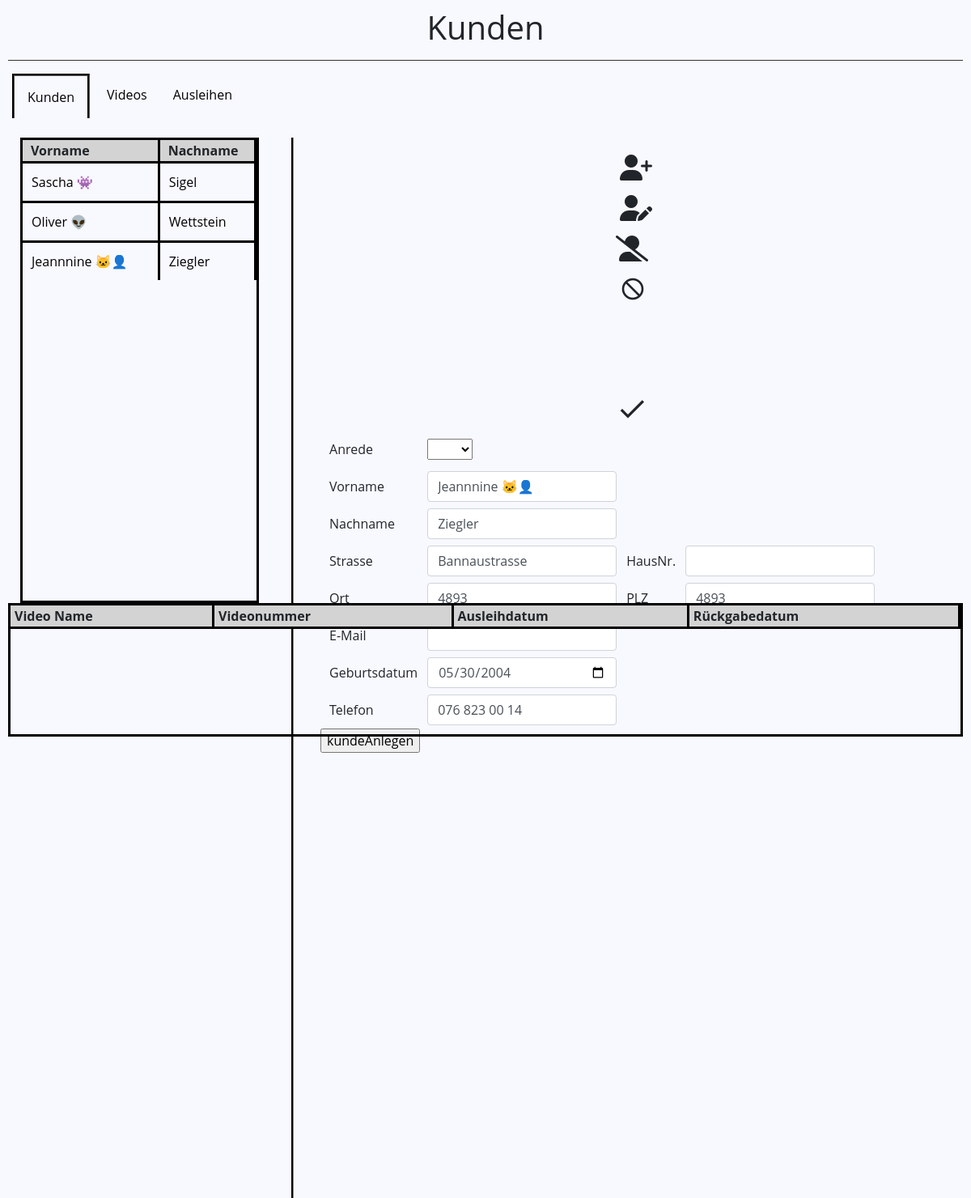
Screenshot of /index_videos.php?kunNummer=1002 with the database file from the repository.
### tables this page shows
create table TKunden (
	KunNummer int unsigned primary key auto_increment,
    KunAnrede enum('Herr', 'Frau'),
    KunVorname varchar(40) not null,
    KunNachname varchar(40) not null,
    KunStrasse varchar(50) not null,
    KunHausnummer varchar(4) not null,
    KunEMail varchar(40) not null,
    KunGebDatum date not null,
    KunTelefon char(16) not null,
    OrtONRP int(5) not null
);

### index_videos.php (the view, shortened to what this page needs)
<?php
require_once "config.php";
if (isset($_GET['kunNummer'])) {
    $kunNummer = $_GET['kunNummer'];
    $sql = "SELECT * FROM TKunden where kunNummer=" . $kunNummer;
    $result = $link->query($sql);
    if ($result->num_rows > 0) {
        while ($row = $result->fetch_assoc()) {
            $kunVorname = $row['KunVorname'];
            $kunNachname = $row['KunNachname'];
            $kunStrasse = $row['KunStrasse'];
            $kunGebDatum = $row['KunGebDatum'];
            $kunTelefon = $row['KunTelefon'];
            $ortONRP = $row['OrtONRP'];
        }
    }
} else if (isset($_POST['kundeAnlegen'])) {
    $sql = "INSERT INTO TKunden (KunAnrede, KunVorname, KunNachname, KunStrasse, KunGebDatum, KunTelefon, OrtONRP)
                      VALUES ('" . $_POST['anrede'] . "','" . $_POST['vn'] . "','" . $_POST['nn'] . "','" . $_POST['str'] . "'," . $_POST['datum'] . ",'" . $_POST['tele'] . "'," . $_POST['plz'] . ")";
    mysqli_query($link, $sql);
    echo $_POST['anrede'] . "," . $_POST['vn'] . "," . $_POST['nn'] . "," . $_POST['str'] . "," . $_POST['datum'] . "," . $_POST['tele'] . "," . $_POST['plz'];
}
?>
<!doctype html>
<html lang="de">
<head>
    <link rel="stylesheet" href="https://cdn.jsdelivr.net/npm/bootstrap@4.6.0/dist/css/bootstrap.min.css">
    <link href="css/bootstrap-custom.css" rel="stylesheet">
</head>
<body>
    <div class="container">
        <h1>Kunden</h1>
        <hr>
        <nav>
            <ul>
                <li><a class="active" href="index.php">Kunden</a></li>
                <li><a href="videos.php">Videos</a></li>
                <li><a href="ausleihen.php">Ausleihen</a></li>
            </ul>
        </nav>
        <br>
        <div class="datatable">
            <table>
                <thead>
                    <tr>
                        <th>Vorname</th>
                        <th>Nachname</th>
                    </tr>
                </thead>
                <tbody>
                    <?php
                    $sql = "SELECT * FROM TKunden";
                    $result = $link->query($sql);
                    if ($result->num_rows > 0) {
                        while ($row = $result->fetch_assoc()) {
                            echo "  <tr>
                                        <td><a href='" . $_SERVER['PHP_SELF'] . '?kunNummer=' . $row['KunNummer'] . "'>" . $row['KunVorname'] . "</a></td>
                                        <td><a href='" . $_SERVER['PHP_SELF'] . '?kunNummer=' . $row['KunNummer'] . "'>" . $row['KunNachname'] . "</a></td>
                                    </tr>";
                        }
                    }
                    ?>
                </tbody>
            </table>
        </div>
        <div class="vl"></div>
        <div class="icon">
            <table>
                <tr>
                    <td>
                        <br>
                        <div onclick="addUser()">
                            <i class="fa-solid fa-user-plus fa-2xl" style="margin: 5px;"></i>
                        </div>
                    </td>
                </tr>
                <tr>
                    <td>
                        <div onclick="editUser()">
                            <br>
                            <i class="fa-solid fa-user-pen fa-2xl" style="margin: 5px;"></i></i>
                        </div>
                    </td>
                </tr>
                <tr>
                    <td>
                        <div onclick="deleteUser()">
                            <br>
                            <i class="fa-solid fa-user-large-slash fa-2xl"></i>
                        </div>
                    </td>
                </tr>
                <tr>
                    <td>
                        <div onclick="dismiss()">
                            <i class="material-icons" style="font-size:32px; margin-top: 20px; margin-left: 5px;">not_interested</i>
                        </div>
                    </td>
                </tr>
                <tr>
                    <td>
                        <div onclick="done()">
                            <br>
                            <i class="material-icons" style="font-size:40px; margin-top: 80px;">done</i>
                        </div>
                    </td>
                </tr>
            </table>
        </div>
        <div class="kunde">
            <form action="index.php" method="post">
                <table>
                    <tr>
                        <td>
                            <label for="anrede">Anrede</label>
                        </td>
                        <td>
                            <select name="anrede" id="anrede" required>
                                <option value=""></option>
                                <option value="Frau">Frau</option>
                            </select>
                        </td>
                    </tr>
                    <tr>
                        <td>
                            <label for="vn">Vorname</label>
                        </td>
                        <td>
                            <input type="text" class="form-control" id="vn" name="vn" value="<?php echo $kunVorname ?>" required>
                        </td>
                    </tr>
                    <tr>
                        <td>
                            <label for="nn">Nachname</label>
                        </td>
                        <td>
                            <input type="text" class="form-control" id="nn" name="nn" value="<?php echo $kunNachname ?>" required>
                        </td>
                    </tr>
                    <tr>
                        <td>
                            <label for="str">Strasse</label>
                        </td>
                        <td>
                            <input type="text" class="form-control" id="str" name="str" value="<?php echo $kunStrasse ?>" required>
                        </td>
                        <td>
                            <label for="nr">HausNr.</label>
                        </td>
                        <td>
                            <input type="text" class="form-control" id="nr" name="nr" value="<?php echo "" ?>" required>
                        </td>
                    </tr>
                    <tr>
                        <td>
                            <label for="ort">Ort</label>
                        </td>
                        <td>
                            <input type="text" class="form-control" id="ort" name="ort" value="<?php echo $ortONRP ?>" required>
                        </td>
                        <td>
                            <label for="plz">PLZ</label>
                        </td>
                        <td>
                            <input type="number" class="form-control" id="plz" name="plz" value="<?php echo $ortONRP ?>" required>
                        </td>
                    </tr>
                    <tr>
                        <td>
                            <label for="eM">E-Mail</label>
                        </td>
                        <td>
                            <input type="email" class="form-control" id="eM" name="eM" value="<?php echo "" ?>" required>
                        </td>
                    </tr>
                    <tr>
                        <td>
                            <label for="datum">Geburtsdatum</label>
                        </td>
                        <td>
                            <input type="date" class="form-control" id="datum" name="datum" value="<?php echo $kunGebDatum ?>" required>
                        </td>
                    </tr>
                    <tr>
                        <td>
                            <label for="tele">Telefon</label>
                        </td>
                        <td>
                            <input type="phone" class="form-control" id="tele" name="tele" value="<?php echo $kunTelefon ?>" required>
                        </td>
                    </tr>
                </table>
                <input type="submit" name="kundeAnlegen" value="kundeAnlegen">
            </form>
        </div>
        <div class="videos">
            <table>
                <thead>
                    <tr>
                        <th>Video Name</th>
                        <th>Videonummer</th>
                        <th>Ausleihdatum</th>
                        <th>Rückgabedatum</th>
                    </tr>
                </thead>
            </table>
        </div>
        <br>
    </div>
</body>
</html>

### rows the page displays
tkunden: KunVorname "Sascha 👾", KunNachname "Sigel"
tkunden: KunVorname "Oliver 👽", KunNachname "Wettstein"
tkunden: KunVorname "Jeannnine 🐱‍👤", KunNachname "Ziegler", vn "Jeannnine 🐱‍👤", nn "Ziegler", str "Bannaustrasse", ort "4893", plz "4893", datum "05/30/2004", tele "076 823 00 14"
